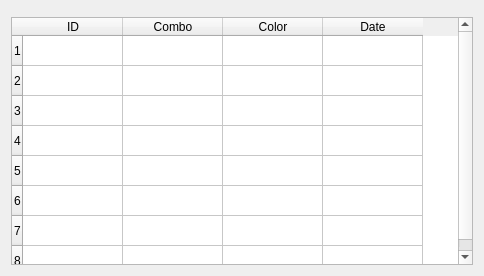
<?xml version="1.0" encoding="UTF-8"?>
<ui version="4.0">
 <class>TableSet</class>
 <widget class="ZsCc::Form" name="TableSet">
  <property name="geometry">
   <rect>
    <x>0</x>
    <y>0</y>
    <width>484</width>
    <height>276</height>
   </rect>
  </property>
  <property name="windowTitle">
   <string>Table Set</string>
  </property>
  <property name="functionName">
   <string notr="true">TableSet</string>
  </property>
  <layout class="QVBoxLayout" name="verticalLayout">
   <item>
    <layout class="QHBoxLayout" name="horizontalLayout">
     <item>
      <widget class="ZsCc::String" name="id1">
       <property name="id" stdset="0">
        <number>1</number>
       </property>
      </widget>
     </item>
    </layout>
   </item>
   <item>
    <widget class="ZsCc::TableWidget" name="id2">
     <property name="selectionBehavior">
      <enum>QAbstractItemView::SelectItems</enum>
     </property>
     <property name="verticalScrollMode">
      <enum>QAbstractItemView::ScrollPerPixel</enum>
     </property>
     <property name="rowCount">
      <number>8</number>
     </property>
     <property name="columnCount">
      <number>4</number>
     </property>
     <property name="format">
      <UInt>1</UInt>
     </property>
     <property name="id" stdset="0">
      <number>2</number>
     </property>
     <property name="callback" stdset="0">
      <string>TableSetCb</string>
     </property>
     <property name="RecordSelect" stdset="0">
      <bool>true</bool>
     </property>
     <property name="eventsEnabled" stdset="0">
      <stringlist>
       <string>dbl_clk</string>
      </stringlist>
     </property>
     <attribute name="horizontalHeaderHighlightSections">
      <bool>false</bool>
     </attribute>
     <attribute name="horizontalHeaderShowSortIndicator" stdset="0">
      <bool>true</bool>
     </attribute>
     <attribute name="verticalHeaderHighlightSections">
      <bool>false</bool>
     </attribute>
     <row/>
     <row/>
     <row/>
     <row/>
     <row/>
     <row/>
     <row/>
     <row/>
     <column>
      <property name="text">
       <string>ID</string>
      </property>
     </column>
     <column>
      <property name="text">
       <string>Combo</string>
      </property>
     </column>
     <column>
      <property name="text">
       <string>Color</string>
      </property>
     </column>
     <column>
      <property name="text">
       <string>Date</string>
      </property>
     </column>
    </widget>
   </item>
  </layout>
 </widget>
 <customwidgets>
  <customwidget>
   <class>ZsCc::String</class>
   <extends>QWidget</extends>
   <header>nui/CommonControls/Template/CcString.hpp</header>
   <container>1</container>
  </customwidget>
  <customwidget>
   <class>ZsCc::Form</class>
   <extends>QDialog</extends>
   <header>nui/CommonControls/CcForm.hpp</header>
   <container>1</container>
  </customwidget>
  <customwidget>
   <class>ZsCc::TableWidget</class>
   <extends>QTableWidget</extends>
   <header>nui/CommonControls/CcTableWidget.hpp</header>
  </customwidget>
 </customwidgets>
 <resources/>
 <connections/>
</ui>
